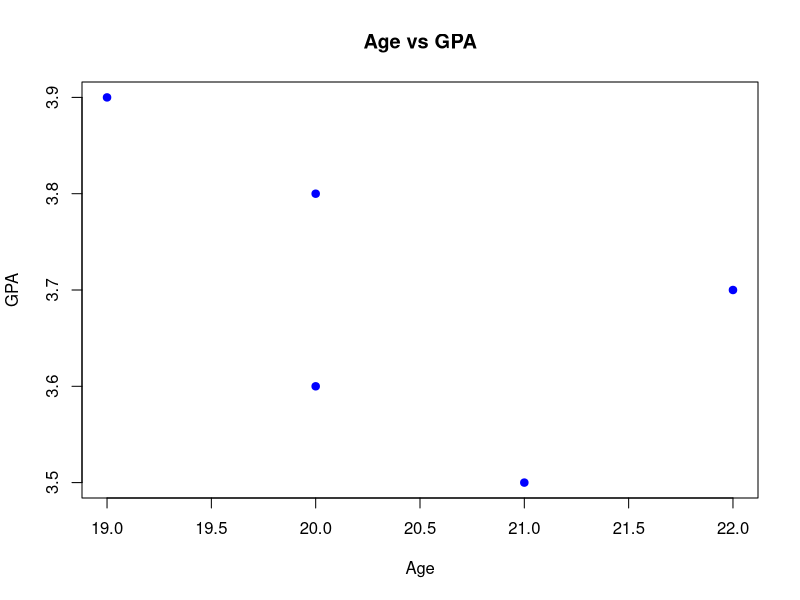
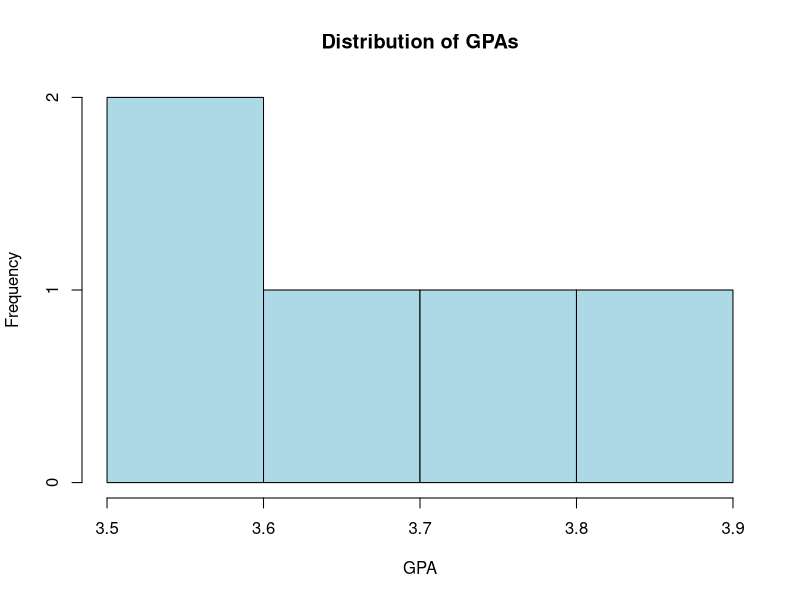
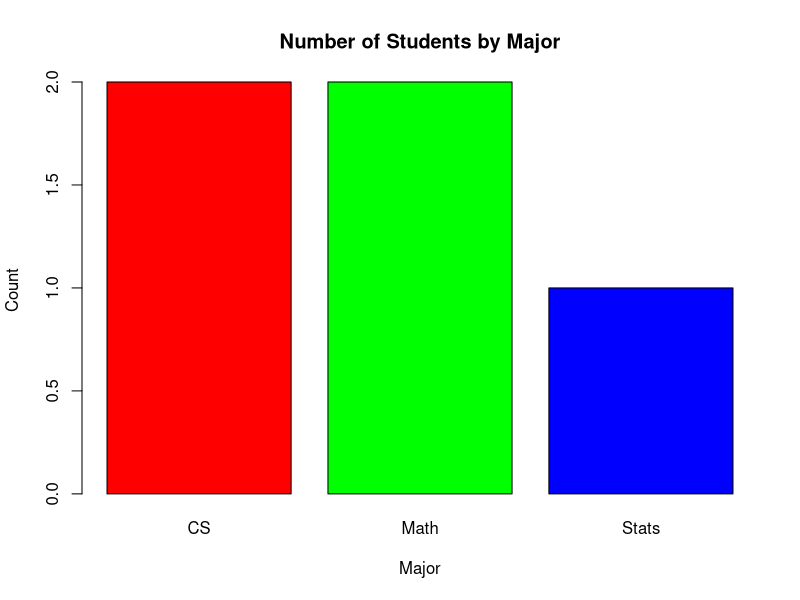
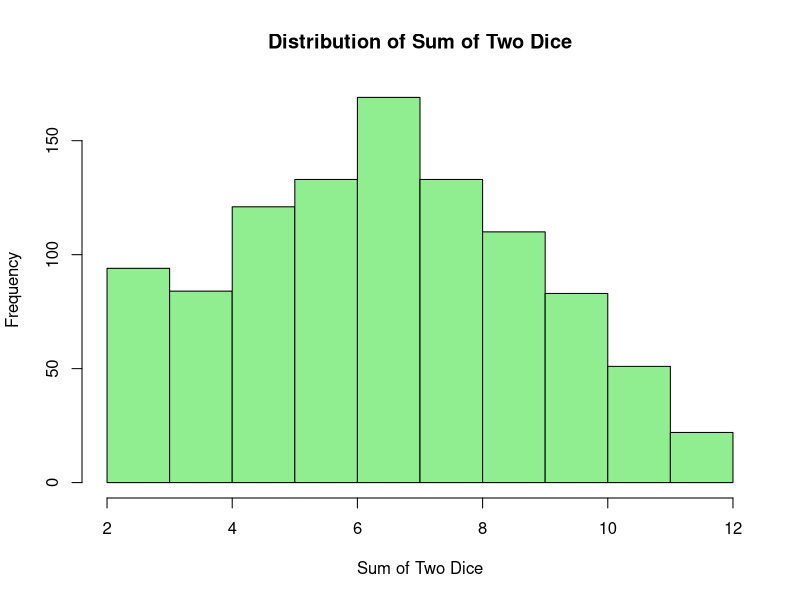
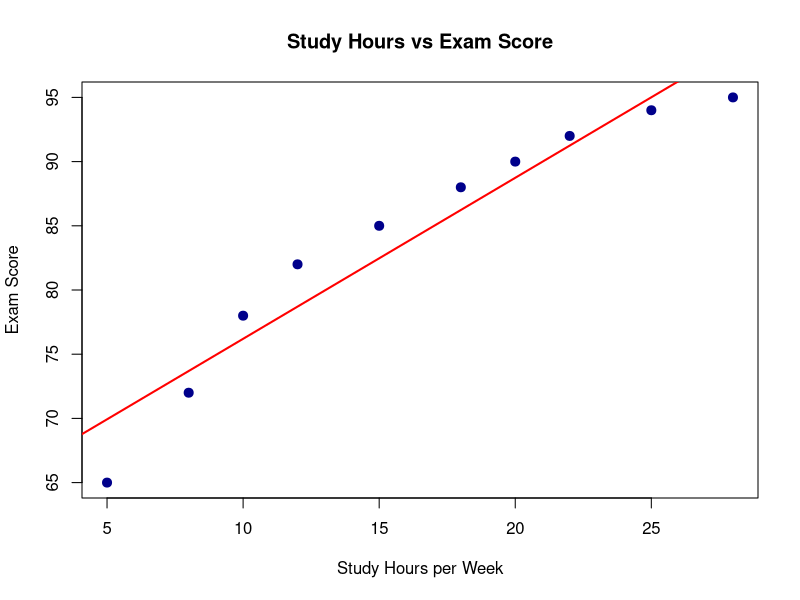
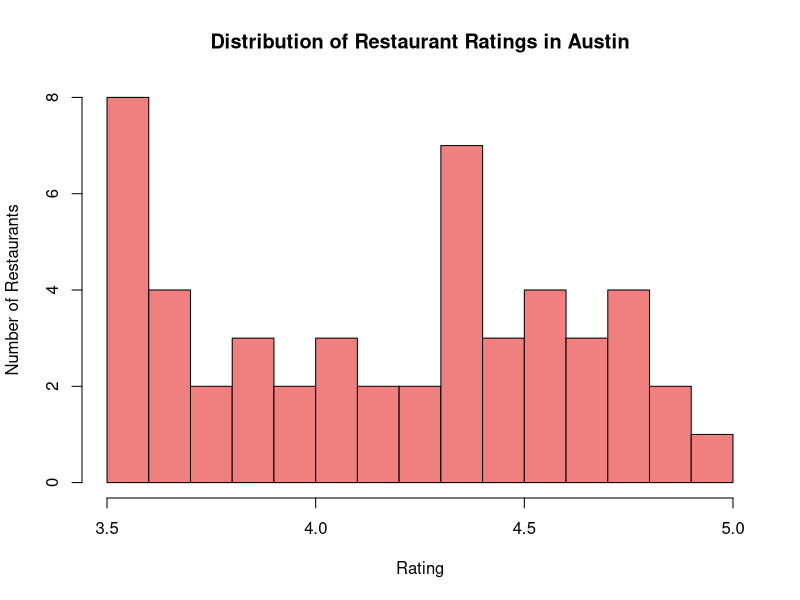
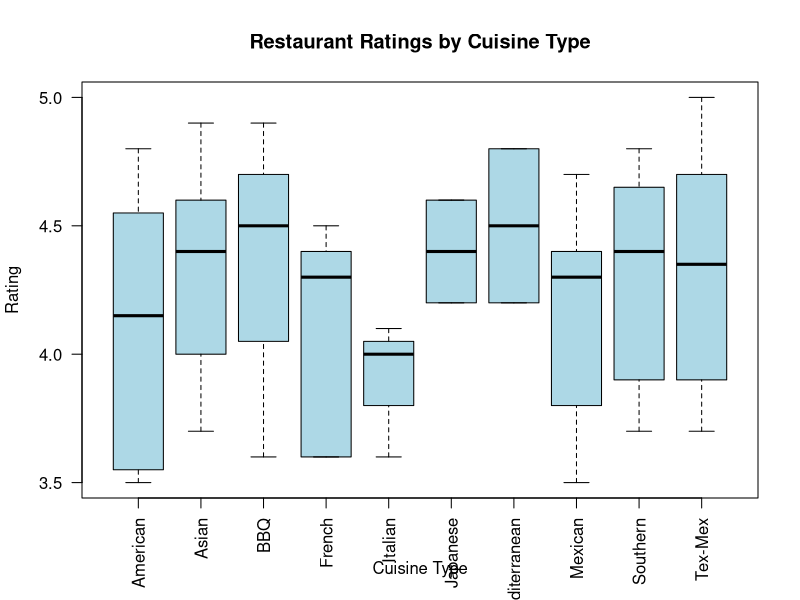
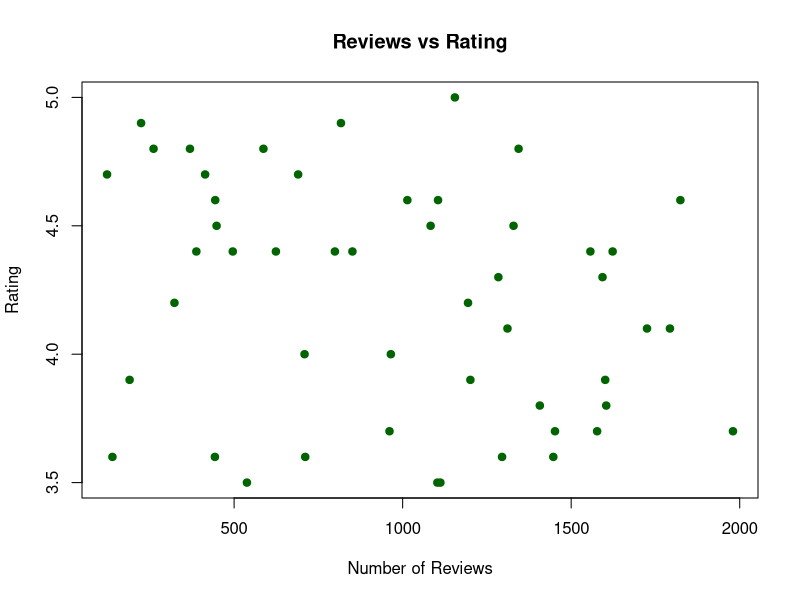

Source code (R) for these figures, in order:
# Introduction to R
# Statistical Modeling and Learning
# Basic R concepts with interesting examples

# ============================================================================
# 1. BASIC OPERATIONS
# ============================================================================

# R as a calculator
2 + 3
10 * 5
sqrt(16)
2^3

# Variables
x = 5
y = 10
x + y

# ============================================================================
# 2. VECTORS (COLLECTIONS OF VALUES)
# ============================================================================

# Create vectors
ages <- c(18, 19, 20, 21, 22, 23, 24, 25)
heights <- c(65, 67, 68, 70, 72, 69, 71, 73)  # inches

# Basic operations on vectors
mean(ages)
sd(heights)
length(ages)

# Vectorized operations (R does this automatically!)
heights_cm <- heights * 2.54  # Convert to centimeters
heights_cm

# ============================================================================
# 3. DATA FRAMES (TABLES OF DATA)
# ============================================================================

# Create a data frame
students <- data.frame(
  name = c("Alice", "Bob", "Charlie", "Diana", "Eve"),
  age = c(20, 21, 19, 22, 20),
  gpa = c(3.8, 3.5, 3.9, 3.7, 3.6),
  major = c("Math", "CS", "Math", "Stats", "CS")
)

# View the data
students
head(students,3)
str(students)  # Structure of the data

# Access columns
students$age
students$gpa

# Basic summaries
summary(students)
mean(students$gpa)
table(students$major)

# ============================================================================
# 4. SUBSETTING DATA
# ============================================================================

# Get students with GPA > 3.7
high_gpa <- students[students$gpa > 3.7, ]
high_gpa

# Get just the names of math majors
math_majors <- students[students$major == "Math", "name"]
math_majors

# ============================================================================
# 5. BASIC PLOTTING
# ============================================================================

# Scatter plot: Age vs GPA
plot(students$age, students$gpa,
     xlab = "Age", ylab = "GPA",
     main = "Age vs GPA",
     pch = 19, col = "blue")

# Histogram of GPAs
hist(students$gpa,
     xlab = "GPA", ylab = "Frequency",
     main = "Distribution of GPAs",
     col = "lightblue")

# Bar plot of majors
barplot(table(students$major),
        xlab = "Major", ylab = "Count",
        main = "Number of Students by Major",
        col = c("red", "green", "blue"))

# ============================================================================
# 6. INTERESTING EXAMPLE: SIMULATING COIN FLIPS
# ============================================================================

# Simulate 100 coin flips
coin_flips <- sample(c("Heads", "Tails"), size = 100, replace = TRUE)
table(coin_flips)

# What proportion are heads?
mean(coin_flips == "Heads")

# Simulate 10,000 flips (law of large numbers!)
many_flips <- sample(c("Heads", "Tails"), size = 10000, replace = TRUE)
mean(many_flips == "Heads")  # Should be close to 0.5!

# ============================================================================
# 7. INTERESTING EXAMPLE: ROLLING DICE
# ============================================================================

# Roll a die 100 times
die_rolls <- sample(1:6, size = 100, replace = TRUE)
table(die_rolls)

# What's the average roll?
mean(die_rolls)  # Should be around 3.5

# Roll two dice and sum them
die1 <- sample(1:6, size = 1000, replace = TRUE)
die2 <- sample(1:6, size = 1000, replace = TRUE)
sums <- die1 + die2

# Plot the distribution
hist(sums, breaks = 2:12,
     xlab = "Sum of Two Dice",
     ylab = "Frequency",
     main = "Distribution of Sum of Two Dice",
     col = "lightgreen")

# ============================================================================
# 8. INTERESTING EXAMPLE: STUDENT PERFORMANCE
# ============================================================================

# Create data on study hours and exam scores
study_hours <- c(5, 8, 10, 12, 15, 18, 20, 22, 25, 28)
exam_scores <- c(65, 72, 78, 82, 85, 88, 90, 92, 94, 95)

# Plot the relationship
plot(study_hours, exam_scores,
     xlab = "Study Hours per Week",
     ylab = "Exam Score",
     main = "Study Hours vs Exam Score",
     pch = 19, col = "darkblue", cex = 1.2)

# Add a trend line
abline(lm(exam_scores ~ study_hours), col = "red", lwd = 2)

# Correlation
cor(study_hours, exam_scores)

# ============================================================================
# 9. INTERESTING EXAMPLE: AUSTIN RESTAURANT RATINGS
# ============================================================================

# Load the Austin restaurants data
# Note: Adjust the path based on where you run this script from
# If running from the code/ directory, use: "../data/austin_restaurants.csv"
# If running from the StatisticalModeling/ directory, use: "data/austin_restaurants.csv"
restaurants <- read.csv("../data/austin_restaurants.csv")

# Explore the data
head(restaurants)
str(restaurants)
summary(restaurants)

# What's the average rating?
mean(restaurants$rating)

# Which cuisine type has the highest average rating?
aggregate(rating ~ cuisine, data = restaurants, FUN = mean)

# How many restaurants in each neighborhood?
table(restaurants$neighborhood)

# Plot: Rating distribution
hist(restaurants$rating,
     xlab = "Rating", ylab = "Number of Restaurants",
     main = "Distribution of Restaurant Ratings in Austin",
     col = "lightcoral",
     breaks = seq(3.5, 5.0, by = 0.1))

# Plot: Ratings by cuisine type
boxplot(rating ~ cuisine, data = restaurants,
        xlab = "Cuisine Type", ylab = "Rating",
        main = "Restaurant Ratings by Cuisine Type",
        las = 2,  # Rotate x-axis labels
        col = "lightblue")

# Find restaurants with rating >= 4.5
top_restaurants <- restaurants[restaurants$rating >= 4.5, ]
top_restaurants[, c("name", "cuisine", "rating", "price_range")]

# Relationship between number of reviews and rating?
plot(restaurants$reviews, restaurants$rating,
     xlab = "Number of Reviews", ylab = "Rating",
     main = "Reviews vs Rating",
     pch = 19, col = "darkgreen")
cor(restaurants$reviews, restaurants$rating)

# ============================================================================
# 10. WORKING WITH REAL DATA: LOADING CSV FILES
# ============================================================================

# Example: Load a CSV file
# data <- read.csv("path/to/your/file.csv")
# head(data)

# ============================================================================
# 11. USEFUL FUNCTIONS TO KNOW
# ============================================================================

# Sequences
1:10
seq(0, 1, by = 0.1)

# Repeating values
rep("Hello", 5)
rep(c("A", "B"), each = 3)

# Random numbers
rnorm(10)  # 10 random numbers from normal distribution
runif(10)  # 10 random numbers from uniform distribution

# Rounding
round(3.14159, 2)
ceiling(3.2)
floor(3.8)

# ============================================================================
# 12. CONDITIONAL LOGIC
# ============================================================================

# If-else statements
score <- 85
if (score >= 90) {
  grade <- "A"
} else if (score >= 80) {
  grade <- "B"
} else {
  grade <- "C or below"
}
grade

# ============================================================================
# 13. LOOPS (BUT VECTORIZED OPERATIONS ARE USUALLY BETTER!)
# ============================================================================

# For loop example
squares <- numeric(10)
for (i in 1:10) {
  squares[i] <- i^2
}
squares

# But this is better (vectorized):
(1:10)^2

# ============================================================================
# 14. FUNCTIONS
# ============================================================================

# Create your own function
convert_f_to_c <- function(fahrenheit) {
  celsius <- (fahrenheit - 32) * 5/9
  return(celsius)
}

convert_f_to_c(32)   # Freezing point
convert_f_to_c(212)  # Boiling point

# ============================================================================
# 15. PACKAGES (EXTENDING R'S CAPABILITIES)
# ============================================================================

# Install a package (only need to do once)
# install.packages("ggplot2")

# Load a package (need to do each session)
# library(ggplot2)

# ============================================================================
# TIPS FOR BEGINNERS
# ============================================================================

# 1. Use <- for assignment (not =)
# 2. R is case-sensitive: Age != age
# 3. Use # for comments
# 4. Get help: ?function_name or help(function_name)
# 5. RStudio is your friend - use it!
# 6. Google is your friend - R has great online resources
# 7. Practice with real data - it's more fun!

# Try these:
# ?mean
# ?plot
# ?data.frame

